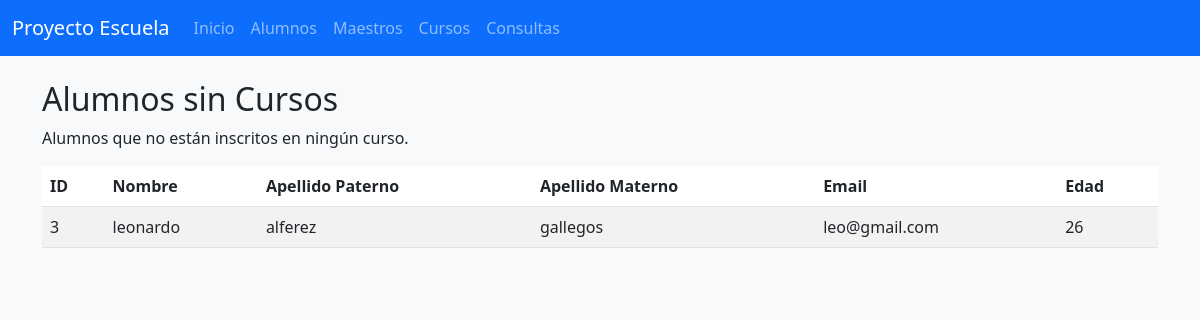
Screenshot of /consultas/alumnos-sin-cursos with the database file from the repository.
### models.py (models this page shows, shortened)
class Alumnos(db.Model):
    __tablename__ = 'alumnos'
    id = db.Column(db.Integer, primary_key=True)
    nombre = db.Column(db.String(250), nullable=False)
    apaterno = db.Column(db.String(50), nullable=False)
    amaterno = db.Column(db.String(150), nullable=False)
    edad = db.Column(db.Integer, nullable=False)
    email = db.Column(db.String(50), nullable=False)
    created_date = db.Column(db.DateTime, default=datetime.datetime.now)
    inscripciones = db.relationship('Inscripcion', back_populates='alumno', cascade='all, delete-orphan')

### consultas/routes.py (the view)
@consultas_bp.route("/consultas/alumnos-sin-cursos", methods=["GET"])
def alumnos_sin_cursos():
    alumnos_con_cursos = db.session.query(Inscripcion.alumno_id).distinct().subquery()
    alumnos = Alumnos.query.filter(~Alumnos.id.in_(alumnos_con_cursos)).all()
    return render_template("consultas/alumnos_sin_cursos.html", alumnos=alumnos)

### templates/consultas/alumnos_sin_cursos.html (shortened to what this page needs)
{% extends "layout.html" %}
{% block container %}
<div class="row">
    <div class="col-12">
        <h2>Alumnos sin Cursos</h2>
        <p>Alumnos que no están inscritos en ningún curso.</p>
        <table class="table table-striped">
            <thead>
                <tr>
                    <th>ID</th>
                    <th>Nombre</th>
                    <th>Apellido Paterno</th>
                    <th>Apellido Materno</th>
                    <th>Email</th>
                    <th>Edad</th>
                </tr>
            </thead>
            <tbody>
                {% for alumno in alumnos %}
                <tr>
                    <td>{{ alumno.id }}</td>
                    <td>{{ alumno.nombre }}</td>
                    <td>{{ alumno.apaterno }}</td>
                    <td>{{ alumno.amaterno }}</td>
                    <td>{{ alumno.email }}</td>
                    <td>{{ alumno.edad }}</td>
                </tr>
                {% endfor %}
            </tbody>
        </table>
    </div>
</div>
{% endblock %}

### rows the page displays
Alumnos: id "3", nombre "leonardo", apaterno "alferez", amaterno "gallegos", email "leo@gmail.com", edad "26"
